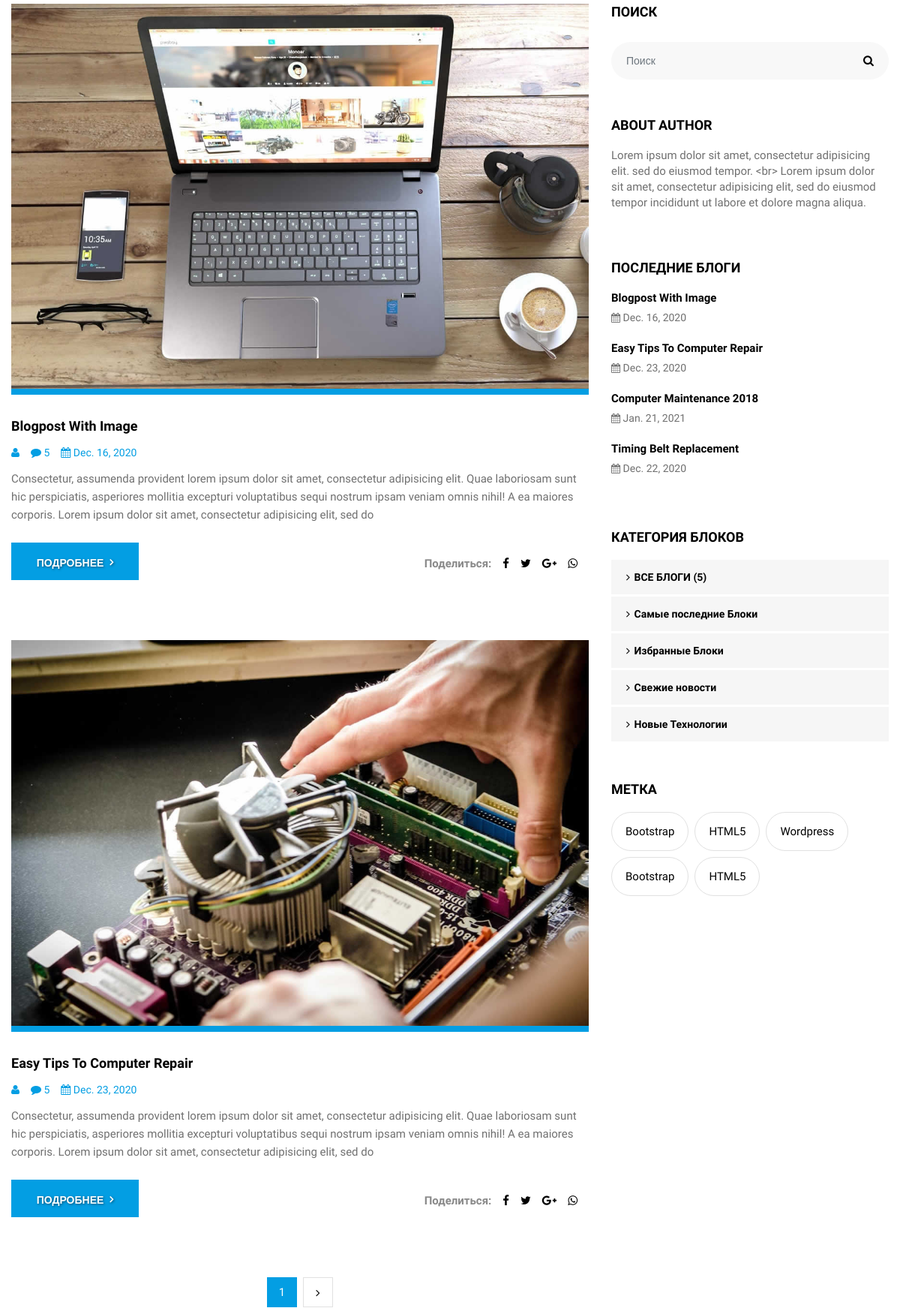
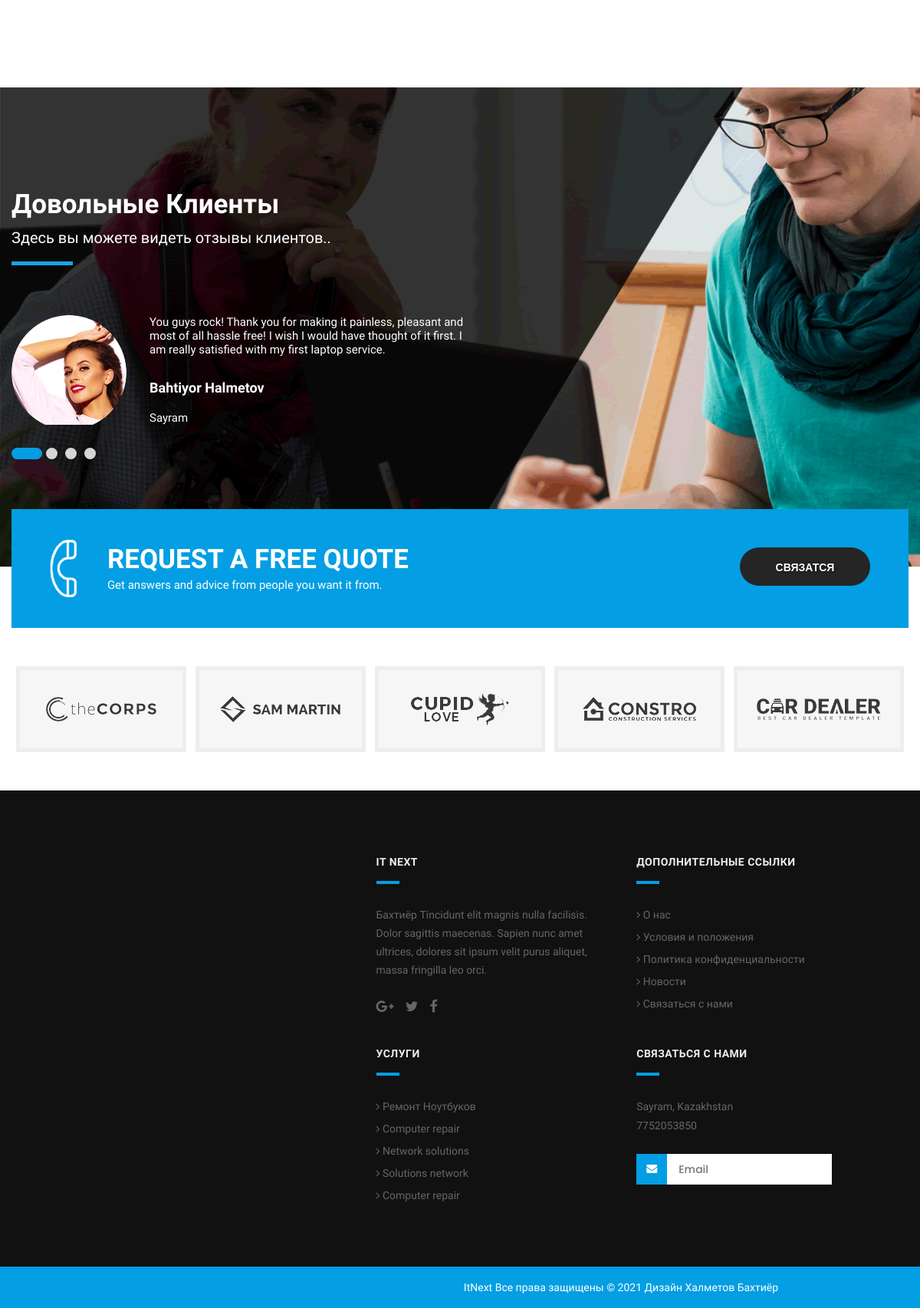
Page /blog/ (lower part) on the earlier database version (2 pictures, top to bottom).
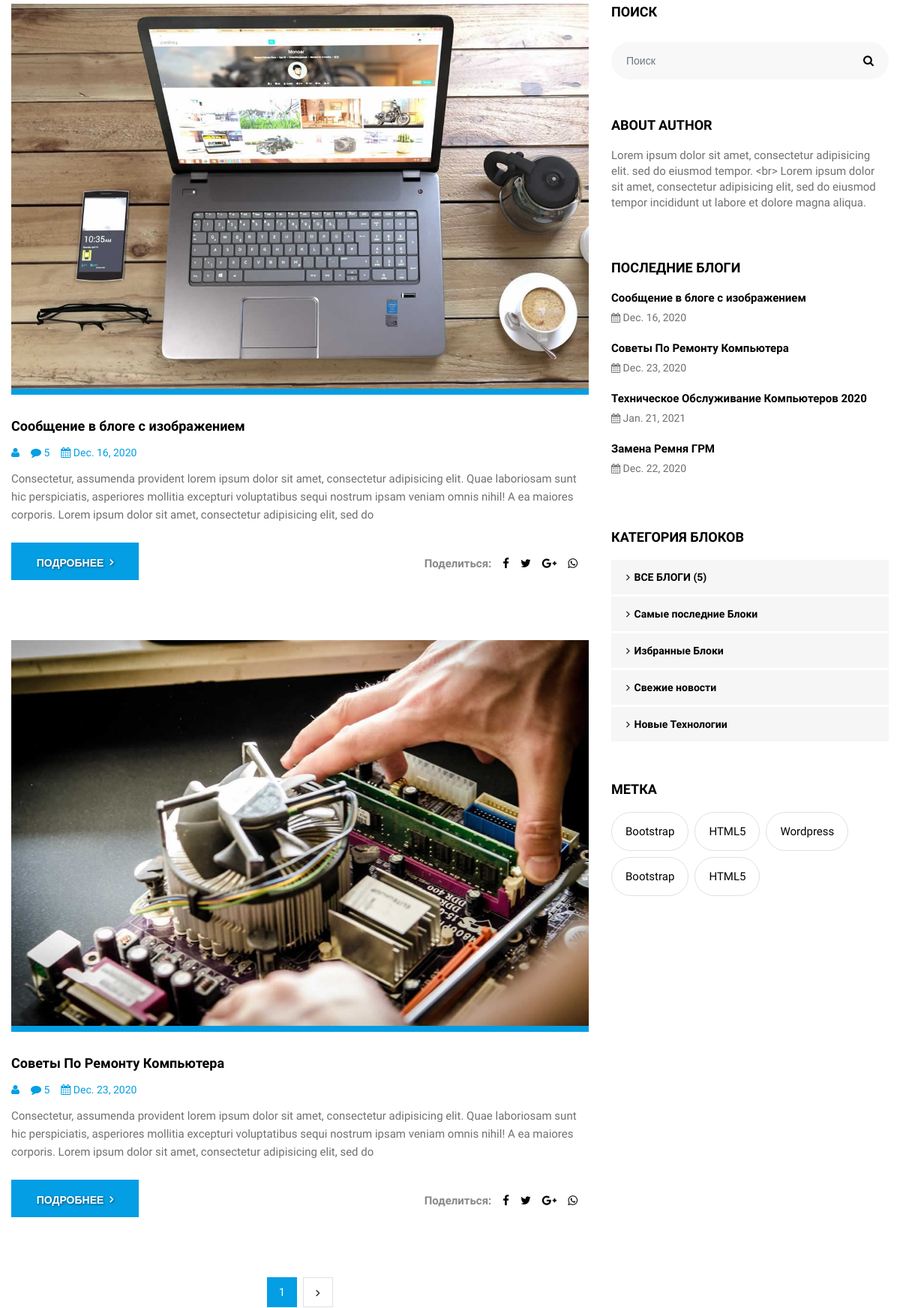
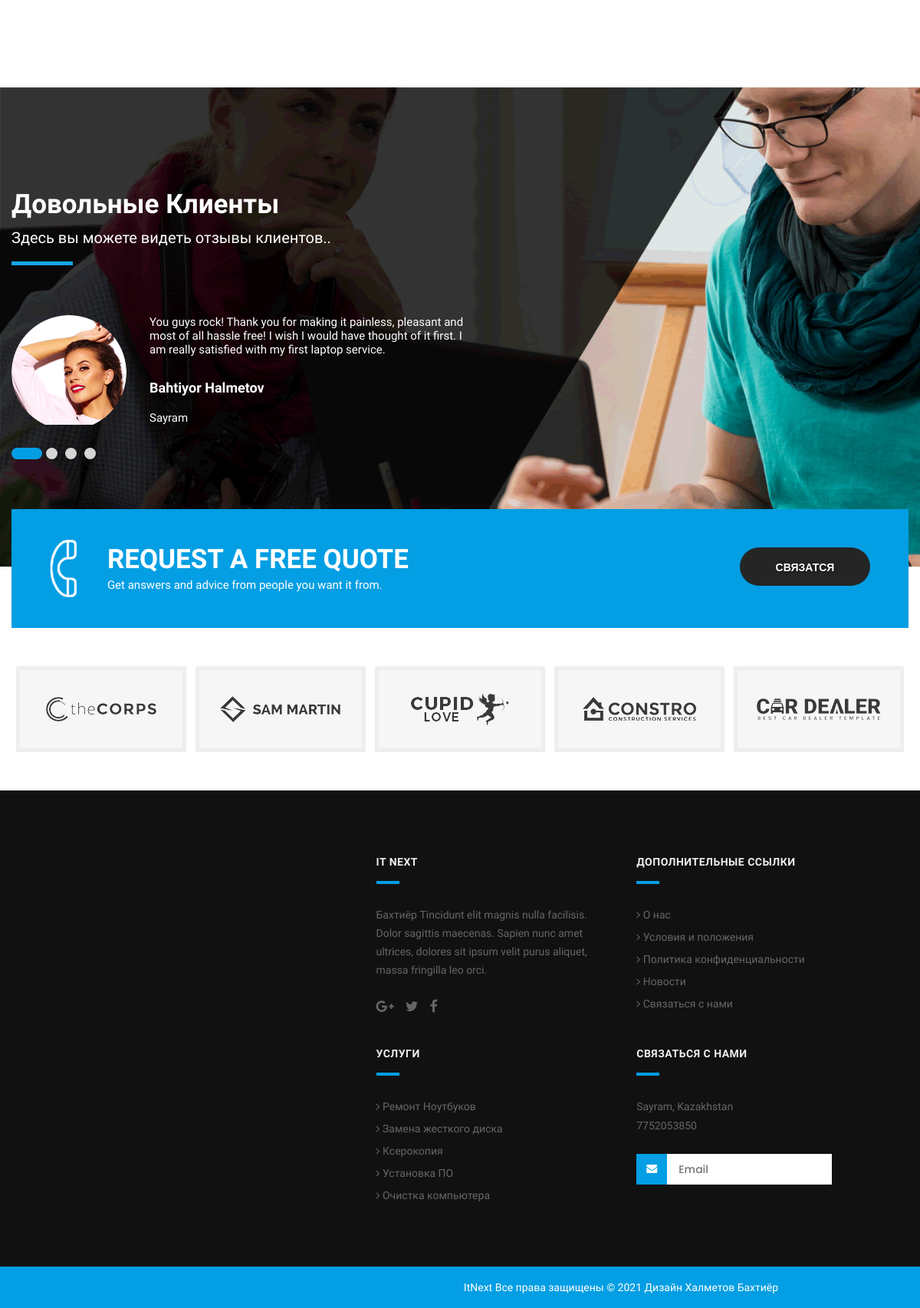
Same page on the later database version (2 pictures, top to bottom).
### main/models.py (models this page shows, shortened)
class Blog(models.Model):
    which_one = models.ForeignKey(BlogCategory, on_delete=models.CASCADE, default=True)
    title = models.CharField(max_length=300)
    main_description = models.CharField(max_length=300)
    more_description = models.TextField(blank=True)
    logo = models.ImageField(upload_to='upload')
    date = models.DateField()
    is_latest = models.BooleanField(blank=True)
    facebook = models.CharField(max_length=300, blank=True)
    gmail = models.CharField(max_length=300, blank=True)
    twitter = models.CharField(max_length=300, blank=True)
    whatsapp = models.CharField(max_length=300, blank=True)

class Information(models.Model):
    need_recovery_title = models.CharField(max_length=300, blank=True)
    need_recovery_text = models.TextField(max_length=300, blank=True)
    request_name = models.CharField(max_length=300, blank=True)
    request_text = models.TextField(max_length=300, blank=True)
    contact_address = models.CharField(max_length=300, blank=True)
    phone = models.IntegerField(default=0, blank=True)
    footer_theme = models.CharField(max_length=300, blank=True)
    facebook = models.CharField(max_length=300, blank=True)
    gmail = models.CharField(max_length=300, blank=True)
    twitter = models.CharField(max_length=300, blank=True)
    whatsapp = models.CharField(max_length=300, blank=True)
    instagram = models.CharField(max_length=300, blank=True)
    service_right_title = models.CharField(max_length=300, blank=True)
    service_right_description = models.TextField(blank=True)
    blog_right_title = models.CharField(max_length=300, blank=True)
    blog_right_description = models.TextField(blank=True)

class BlogCategory(models.Model):
    title = models.CharField(max_length=300)
    is_main = models.BooleanField(blank=True)
    status = models.IntegerField(default=0, blank=True)
    rating = models.IntegerField(default=0, blank=True)

class ClientSays(models.Model):
    first_name = models.CharField(max_length=300)
    last_name = models.CharField(max_length=300)
    description = models.CharField(max_length=300)
    address = models.CharField(max_length=300, blank=True)
    logo = models.ImageField(upload_to='upload')
    status = models.IntegerField(default=0, blank =True)
    rating = models.IntegerField(default=0,blank=True)

class Brand(models.Model):
    title = models.CharField(max_length=300, blank=True)
    logo = models.ImageField(upload_to='upload')

class Service(models.Model):
    title = models.CharField(max_length=300)
    mini_description = models.CharField(max_length=300)
    description = models.CharField(max_length=1000)
    logo = models.ImageField(upload_to='upload')
    is_main = models.BooleanField(blank=True)
    status = models.IntegerField(default=0, blank=True)
    rating = models.IntegerField(default=0, blank=True)

### main/views.py (the view)
# urls.py: path('blog/', blogHandler),
def blogHandler(request):
    cart = {}
    cart_items = []
    open_carts = Cart.objects.filter(session_id=request.session.session_key).filter(status=0)
    if open_carts:
        open_cart = open_carts[0]
        cart_items = CartItem.objects.filter(cart__id=open_cart.id).filter(status=0)
        cart = open_cart
    which_one_id = int(request.GET.get('which_one_id', 0))
    limit = int(request.GET.get('limit', 2))
    current_page = int(request.GET.get('page', 1))
    stop = current_page * limit
    start = stop - limit
    if which_one_id:
        blogs = Blog.objects.filter(which_one__id=which_one_id)[start:stop]
        total = Blog.objects.filter(which_one__id=which_one_id).count()
    else:
        blogs = Blog.objects.filter()[start:stop]
        total = Blog.objects.count()
    prev_page = current_page - 1
    next_page = 0
    if total > stop:
        next_page = current_page + 1
    client_sayss = ClientSays.objects.filter(status=0)
    informations = Information.objects.all()
    brands = Brand.objects.filter()[:5]
    services = Service.objects.filter()
    latest_blogs = Blog.objects.filter(is_latest=True)[:4]
    categories = BlogCategory.objects.filter()
    return render(request, 'blog.html',{
        'current_page': current_page,
        'prev_page': prev_page,
        'next_page': next_page,
        'total': total,
        'limit': limit,
        'active_page': 'blog',
        'client_sayss': client_sayss,
        'informations': informations,
        'brands': brands,
        'services': services,
        'blogs': blogs,
        'latest_blogs': latest_blogs,
        'categories': categories,
        'which_one_id': which_one_id,
        'cart': cart,
        'cart_items': cart_items,
    })

### templates/blog.html (shortened to what this page needs)
{% extends 'base.html' %}
{% block content %}
<div class="section padding_layout_1 blog_list">
  <div class="container">
    <div class="row">
      <div class="col-lg-8 col-md-8 col-sm-12 col-xs-12 pull-right">
        <div class="full">
          {% for blog in blogs %}
          <div class="blog_section">
            <div class="blog_feature_img"> <img class="img-responsive" src="/media/{{ blog.logo }}" alt="#"> </div>
            <div class="blog_feature_cantant">
              <p class="blog_head">{{ blog.title }}</p>
              <div class="post_info">
                <ul>
                  <li><i class="fa fa-user" aria-hidden="true"></i>{{ blog.category }}</li>
                  <li><i class="fa fa-comment" aria-hidden="true"></i> 5</li>
                  <li><i class="fa fa-calendar" aria-hidden="true"></i> {{ blog.date }}</li>
                </ul>
              </div>
              <p>{{ blog.main_description }}</p>
              <div class="bottom_info">
                <div class="pull-left"><a class="btn sqaure_bt" href="/blog/{{ blog.id }}/">Подробнее<i class="fa fa-angle-right"></i></a></div>
                <div class="pull-right">
                  <div class="shr">Поделиться: </div>
                  <div class="social_icon">
                    <ul>
                      <li class="fb"><a href="{{ blog.facebook }}"><i class="fa fa-facebook" aria-hidden="true"></i></a></li>
                      <li class="twi"><a href="{{ blog.twitter }}"><i class="fa fa-twitter" aria-hidden="true"></i></a></li>
                      <li class="gp"><a href="{{ blog.gmail }}"><i class="fa fa-google-plus" aria-hidden="true"></i></a></li>
                      <li class="pint"><a href="{{ blog.whatsapp }}"><i class="fa fa-whatsapp" aria-hidden="true"></i></a></li>
                    </ul>
                  </div>
                </div>
              </div>
            </div>
          </div>
          {% endfor %}
          <div class="center">
            <ul class="pagination style_1">
              <li class="active"><a href="/blog/?page={{ current_page }}&limit={{ limit }}">{{ current_page }}</a></li>
              {% if next_page > 0 %}
              <li><a href="/blog/?page={{ next_page }}&limit={{ limit }}"><i class="fa fa-angle-right" aria-hidden="true"></i></a></li>
              {% endif %}
            </ul>
          </div>
        </div>
      </div>
      <div class="col-lg-4 col-md-4 col-sm-12 col-xs-12 pull-left">
        <div class="side_bar">
          <div class="side_bar_blog">
            <h4>ПОИСК</h4>
            <div class="side_bar_search">
              <div class="input-group stylish-input-group">
                <input class="form-control" placeholder="Поиск" type="text">
                <span class="input-group-addon">
                <button type="submit"><i class="fa fa-search" aria-hidden="true"></i></button>
                </span> </div>
            </div>
          </div>
          {% for information in informations %}
          <div class="side_bar_blog">
            <h4>{{ information.blog_right_title }}</h4>
            <p>{{ information.blog_right_description }}</p>
          </div>
          {% endfor %}
          <div class="side_bar_blog">
            <h4>ПОСЛЕДНИЕ БЛОГИ</h4>
            <div class="recent_post">
              <ul>
                {% for latest_blog in latest_blogs %}
                <li>
                  <p class="post_head"><a href="/blog/{{ latest_blog.id }}/">{{ latest_blog.title }}</a></p>
                  <p class="post_date"><i class="fa fa-calendar" aria-hidden="true"></i> {{ latest_blog.date }}</p>
                </li>
                {% endfor  %}
              </ul>
            </div>
          </div>
          <div class="side_bar_blog">
            <h4>КАТЕГОРИЯ БЛОКОВ</h4>
            <div class="categary">
              <ul>
                <li {% if not which_one_id  %} class="active" {% endif %} ><a href="/blog/?limit={{ limit }}&which_one_id=0"><i class="fa fa-angle-right"></i> ВСЕ БЛОГИ {% if which_one_id == 0 %} ({{ total }}) {% endif %}</a></li>
                {% for category in categories %}
                <li  ><a href="/blog/?limit={{ limit }}&which_one_id={{ category.id }}"><i class="fa fa-angle-right"></i> {{ category.title }} </a></li>
                {% endfor %}
              </ul>
            </div>
          </div>
          <div class="side_bar_blog">
            <h4>МЕТКА</h4>
            <div class="tags">
              <ul>
                <li><a href="#">Bootstrap</a></li>
                <li><a href="#">HTML5</a></li>
                <li><a href="#">Wordpress</a></li>
                <li><a href="#">Bootstrap</a></li>
                <li><a href="#">HTML5</a></li>
              </ul>
            </div>
          </div>
        </div>
      </div>
    </div>
  </div>
</div>
{% endblock %}

### templates/base.html (shortened to what this page needs)
<!DOCTYPE html>
<html lang="en">
<head>
<link rel="stylesheet" href="/static/css/bootstrap.min.css" />
<link rel="stylesheet" href="/static/css/style.css" />
<link rel="stylesheet" href="/static/css/responsive.css" />
<link rel="stylesheet" href="/static/css/colors1.css" />
<link rel="stylesheet" href="/static/css/custom.css" />
<link rel="stylesheet" href="/static/css/animate.css" />
<link rel="stylesheet" type="text/css" href="/static/revolution/css/settings.css" />
<link rel="stylesheet" type="text/css" href="/static/revolution/css/layers.css" />
<link rel="stylesheet" type="text/css" href="/static/revolution/css/navigation.css" />
</head>
<body id="default_theme" class="it_service">
{% block content %}
{% endblock %}
<div class="section padding_layout_1 testmonial_section white_fonts">
  <div class="container">
    <div class="row">
      <div class="col-md-12">
        <div class="full">
          <div class="main_heading text_align_left">
            <h2 style="text-transform: none;">Довольные Клиенты</h2>
            <p class="large">Здесь вы можете видеть отзывы клиентов..</p>
          </div>
        </div>
      </div>
    </div>
    <div class="row">
      <div class="col-sm-7">
        <div class="full">
          <div id="testimonial_slider" class="carousel slide" data-ride="carousel">
            <ul class="carousel-indicators">
              {% for client_says in client_sayss %}
              <li data-target="#testimonial_slider" data-slide-to="{{ forloop.counter0 }}" class="{% if forloop.counter0 == 0 %} active {% endif %}"></li>
              {% endfor %}
            </ul>
            <div class="carousel-inner">
              {% for client_says in client_sayss %}
              <div class="carousel-item {% if forloop.counter0 == 0 %} active {% endif %}">
                <div class="testimonial-container">
                  <div class="testimonial-content"> {{ client_says.description }} </div>
                  <div class="testimonial-photo"> <img src="/media/{{ client_says.logo }}" class="img-responsive" alt="#" width="150" height="150"> </div>
                  <div class="testimonial-meta">
                    <h4>{{ client_says.first_name }} {{ client_says.last_name }}</h4>
                    <span class="testimonial-position">{{ client_says.address }}</span> </div>
                </div>
              </div>
              {% endfor %}
            </div>
          </div>
        </div>
      </div>
      <div class="col-sm-5">
      </div>
    </div>
  </div>
</div>
<div class="section">
  <div class="container">
    <div class="row">
      <div class="col-md-12">
        <div class="full">
          <div class="contact_us_section">
            <div class="call_icon"> <img src="/static/images/it_service/phone_icon.png" alt="#" /> </div>
            {% for information in informations %}
            <div class="inner_cont">
              <h2>{{ information.request_name }}</h2>
              <p>{{ information.request_text }}</p>
            </div>
            {% endfor %}
            <div class="button_Section_cont"> <a class="btn dark_gray_bt" href="/application">Связатся </a> </div>
          </div>
        </div>
      </div>
    </div>
  </div>
</div>
<div class="section padding_layout_1" style="padding: 50px 0;">
  <div class="container">
    <div class="row">
      <div class="col-md-12">
        <div class="full">
          <ul class="brand_list">
            {% for brand in brands %}
            <li><img src="/media/{{ brand.logo }}" alt="#" /></li>
            {% endfor %}
          </ul>
        </div>
      </div>
    </div>
  </div>
</div>
<footer class="footer_style_2">
  <div class="container-fuild">
    <div class="row">
      <div class="map_section">
        <div id="map"></div>
      </div>
      <div class="footer_blog">
        <div class="row">
          <div class="col-md-6">
            {% for information in informations %}
            <div class="main-heading left_text">
              <h2>It Next </h2>
            </div>
            <p>{{ information.footer_theme }}</p>
            <ul class="social_icons">
              <li class="social-icon fb"><a href="#"><i class="fa fa-facebook" aria-hidden="true"></i></a></li>
              <li class="social-icon tw"><a href="#"><i class="fa fa-twitter" aria-hidden="true"></i></a></li>
              <li class="social-icon gp"><a href="#"><i class="fa fa-google-plus" aria-hidden="true"></i></a></li>
            </ul>
            {% endfor %}
          </div>
          <div class="col-md-6">
            <div class="main-heading left_text">
              <h2>Дополнительные ссылки</h2>
            </div>
            <ul class="footer-menu">
              <li><a href="/about"><i class="fa fa-angle-right"></i> О нас</a></li>
              <li><a href="it_term_condition.html"><i class="fa fa-angle-right"></i> Условия и положения</a></li>
              <li><a href="it_privacy_policy.html"><i class="fa fa-angle-right"></i> Политика конфиденциальности</a></li>
              <li><a href="it_news.html"><i class="fa fa-angle-right"></i> Новости</a></li>
              <li><a href="it_contact.html"><i class="fa fa-angle-right"></i> Связаться с нами</a></li>
            </ul>
          </div>
          <div class="col-md-6">
            <div class="main-heading left_text">
              <h2>Услуги</h2>
            </div>
            <ul class="footer-menu">
              {% for service in services %}
              <li><a href="it_data_recovery.html"><i class="fa fa-angle-right"></i> {{ service.title }}</a></li>
              {% endfor %}
            </ul>
          </div>
          <div class="col-md-6">
            {% for information in informations %}
            <div class="main-heading left_text">
              <h2>Связаться с нами</h2>
            </div>
            <p>{{ information.contact_address }}<br>
              <span style="font-size:18px;"><a href="tel:+9876543210">{{ information.phone }}</a></span></p>
            <div class="footer_mail-section">
              <form>
                <fieldset>
                <div class="field">
                  <input placeholder="Email" type="text">
                  <button class="button_custom"><i class="fa fa-envelope" aria-hidden="true"></i></button>
                </div>
                </fieldset>
              </form>
            </div>
            {% endfor %}
          </div>
        </div>
      </div>
      <div class="cprt">
        <p>ItNext Все права защищены © 2021 Дизайн Халметов Бахтиёр</p>
      </div>
    </div>
  </div>
</footer>
</body>
</html>

Differences in the rows shown:
changed Blog: title "Blogpost With Image" → "Сообщение в блоге с изображением"
changed Blog: title "Easy Tips To Computer Repair" → "Советы По Ремонту Компьютера"
changed Blog: title "Computer Maintenance 2018" → "Техническое Обслуживание Компьютеров 2020"
changed Blog: title "Timing Belt Replacement" → "Замена Ремня ГРМ"
changed Service: title "Computer repair" → "Замена жесткого диска"
changed Service: title "Network solutions" → "Ксерокопия"
changed Service: title "Solutions network" → "Установка ПО"
changed Service: title "Computer repair" → "Очистка компьютера"
